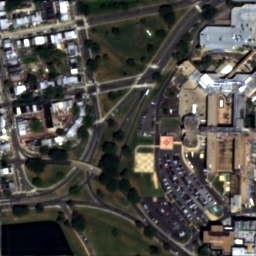
%> input picture Database/Fused_Images/AWLP.tif, 256 x 256 px
$ octave --eval "result = SR(imread('../../Database/Fused_Images/AWLP.tif'));"   (GNU Octave 9; MATLAB toolbox functions it lacks are replaced by stand-ins)
%> lines starting %> are read from the running program, lines starting %| are printed output that depends on the picture
function [ saliencyMap1,saliencyMap2 ] = SR( image )
        scale = 0.25; %fixed
        aveKernelSize = 3; %fixed
        gauSigma = 3.8; %fixed
        gauSize = 10; %fixed
        inImg = imresize(image, scale);

        %%%% Spectral Residual
        myFFT = fft2(inImg);
        myLogAmplitude = log(abs(myFFT));
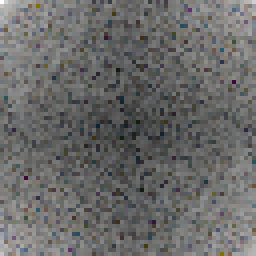
%> myLogAmplitude: size 64x64x3 double (shown 4 times larger); mean R, G, B 7.05, 7.04, 7.01; drawn with min black and max white
        myPhase = angle(myFFT);
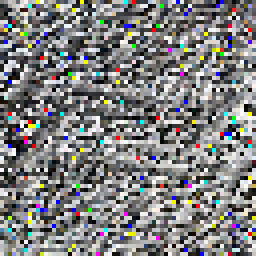
%> myPhase: size 64x64x3 double (shown 4 times larger); mean R, G, B 0.000767, 0.000767, 0.000767; drawn with min black and max white

        myLF=imfilter(myLogAmplitude, fspecial('average', aveKernelSize), 'replicate');
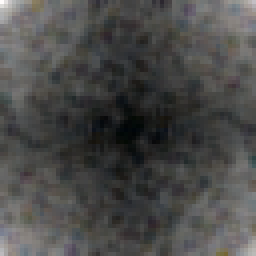
%> myLF: size 64x64x3 double (shown 4 times larger); mean R, G, B 7.05, 7.04, 7.01; mean of the top-left, top-right, bottom-left and bottom-right quarters 7.13, 7, 7, 7.02; drawn with min black and max white

        mySpectralResidual = myLogAmplitude - myLF;
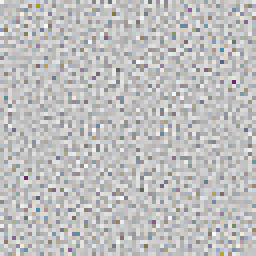
%> mySpectralResidual: size 64x64x3 double (shown 4 times larger); mean R, G, B 4.14e-16, 3.97e-16, 4.23e-16; drawn with min black and max white

        saliencyMap1 = abs(ifft2(exp(mySpectralResidual + 1i*myPhase))).^2;
        saliencyMap2 = abs(ifft2(exp(myLF + 1i*myPhase))).^2;
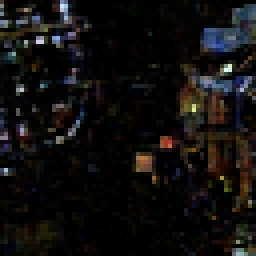
%> saliencyMap2: size 64x64x3 double (shown 4 times larger); mean R, G, B 2171.5, 1968.1, 1879.8; drawn with min black and max white

        %%%% After Effect
        saliencyMap1 = mat2gray(imfilter(saliencyMap1, fspecial('gaussian', [gauSize, gauSize], gauSigma)));
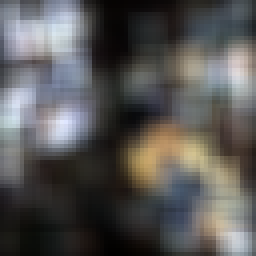
%> saliencyMap1: size 64x64x3 double (shown 4 times larger); mean R, G, B 0.348, 0.343, 0.338
        saliencyMap1 = imresize(saliencyMap1,[size(image,1) size(image,2)]);
%> saliencyMap1: size 256x256x3 double

        saliencyMap2 = mat2gray(imfilter(saliencyMap2, fspecial('gaussian', [gauSize, gauSize], gauSigma)));
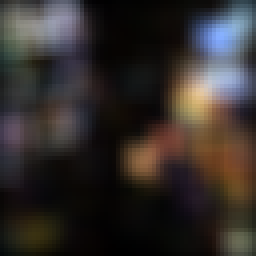
%> saliencyMap2: size 64x64x3 double (shown 4 times larger); mean R, G, B 0.204, 0.183, 0.174
        saliencyMap2 = imresize(saliencyMap2,[size(image,1) size(image,2)]);
%> saliencyMap2: size 256x256x3 double

end
